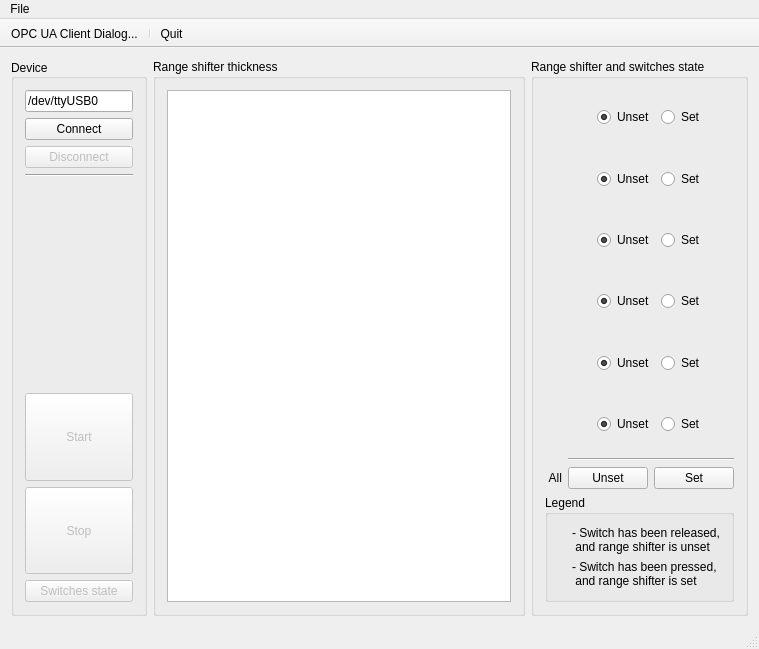
<?xml version="1.0" encoding="UTF-8"?>
<ui version="4.0">
 <class>MainWindow</class>
 <widget class="QMainWindow" name="MainWindow">
  <property name="geometry">
   <rect>
    <x>0</x>
    <y>0</y>
    <width>759</width>
    <height>649</height>
   </rect>
  </property>
  <property name="windowTitle">
   <string>Range shifter control</string>
  </property>
  <widget class="QWidget" name="centralWidget">
   <layout class="QGridLayout" name="gridLayout_5">
    <item row="0" column="0">
     <layout class="QGridLayout" name="gridLayout_4">
      <item row="0" column="1">
       <widget class="QGroupBox" name="groupBox_2">
        <property name="title">
         <string>Range shifter thickness</string>
        </property>
        <layout class="QGridLayout" name="gridLayout_3">
         <item row="0" column="0">
          <widget class="QListWidget" name="rangeShifterThicknessListWidget"/>
         </item>
        </layout>
       </widget>
      </item>
      <item row="0" column="2">
       <widget class="QGroupBox" name="groupBox">
        <property name="sizePolicy">
         <sizepolicy hsizetype="Preferred" vsizetype="Preferred">
          <horstretch>0</horstretch>
          <verstretch>0</verstretch>
         </sizepolicy>
        </property>
        <property name="title">
         <string>Range shifter and switches state</string>
        </property>
        <layout class="QGridLayout" name="gridLayout_2">
         <item row="2" column="0">
          <widget class="QLabel" name="rangeShifter3Label">
           <property name="sizePolicy">
            <sizepolicy hsizetype="Preferred" vsizetype="Preferred">
             <horstretch>0</horstretch>
             <verstretch>0</verstretch>
            </sizepolicy>
           </property>
           <property name="alignment">
            <set>Qt::AlignRight|Qt::AlignTrailing|Qt::AlignVCenter</set>
           </property>
          </widget>
         </item>
         <item row="0" column="0">
          <widget class="QLabel" name="rangeShifter1Label">
           <property name="sizePolicy">
            <sizepolicy hsizetype="Preferred" vsizetype="Preferred">
             <horstretch>0</horstretch>
             <verstretch>0</verstretch>
            </sizepolicy>
           </property>
           <property name="alignment">
            <set>Qt::AlignRight|Qt::AlignTrailing|Qt::AlignVCenter</set>
           </property>
          </widget>
         </item>
         <item row="4" column="0">
          <widget class="QLabel" name="rangeShifter5Label">
           <property name="sizePolicy">
            <sizepolicy hsizetype="Preferred" vsizetype="Preferred">
             <horstretch>0</horstretch>
             <verstretch>0</verstretch>
            </sizepolicy>
           </property>
           <property name="alignment">
            <set>Qt::AlignRight|Qt::AlignTrailing|Qt::AlignVCenter</set>
           </property>
          </widget>
         </item>
         <item row="3" column="1">
          <layout class="QHBoxLayout" name="horizontalLayout_10">
           <item>
            <widget class="QLabel" name="unset4Label">
             <property name="text">
              <string/>
             </property>
             <property name="pixmap">
              <pixmap resource="RangeShifterControl.qrc">:/indicators/icons/gray.png</pixmap>
             </property>
             <property name="alignment">
              <set>Qt::AlignCenter</set>
             </property>
            </widget>
           </item>
           <item>
            <widget class="QRadioButton" name="unset4RadioButton">
             <property name="enabled">
              <bool>true</bool>
             </property>
             <property name="text">
              <string>Unset</string>
             </property>
             <property name="checked">
              <bool>true</bool>
             </property>
             <attribute name="buttonGroup">
              <string notr="true">rangeShifter4ButtonGroup</string>
             </attribute>
            </widget>
           </item>
           <item>
            <widget class="QRadioButton" name="set4RadioButton">
             <property name="enabled">
              <bool>true</bool>
             </property>
             <property name="text">
              <string>Set</string>
             </property>
             <attribute name="buttonGroup">
              <string notr="true">rangeShifter4ButtonGroup</string>
             </attribute>
            </widget>
           </item>
           <item>
            <widget class="QLabel" name="set4Label">
             <property name="text">
              <string/>
             </property>
             <property name="pixmap">
              <pixmap resource="RangeShifterControl.qrc">:/indicators/icons/gray.png</pixmap>
             </property>
             <property name="alignment">
              <set>Qt::AlignCenter</set>
             </property>
            </widget>
           </item>
          </layout>
         </item>
         <item row="1" column="1">
          <layout class="QHBoxLayout" name="horizontalLayout_8">
           <item>
            <widget class="QLabel" name="unset2Label">
             <property name="text">
              <string/>
             </property>
             <property name="pixmap">
              <pixmap resource="RangeShifterControl.qrc">:/indicators/icons/gray.png</pixmap>
             </property>
             <property name="scaledContents">
              <bool>false</bool>
             </property>
             <property name="alignment">
              <set>Qt::AlignCenter</set>
             </property>
            </widget>
           </item>
           <item>
            <widget class="QRadioButton" name="unset2RadioButton">
             <property name="enabled">
              <bool>true</bool>
             </property>
             <property name="text">
              <string>Unset</string>
             </property>
             <property name="checked">
              <bool>true</bool>
             </property>
             <attribute name="buttonGroup">
              <string notr="true">rangeShifter2ButtonGroup</string>
             </attribute>
            </widget>
           </item>
           <item>
            <widget class="QRadioButton" name="set2RadioButton">
             <property name="enabled">
              <bool>true</bool>
             </property>
             <property name="text">
              <string>Set</string>
             </property>
             <attribute name="buttonGroup">
              <string notr="true">rangeShifter2ButtonGroup</string>
             </attribute>
            </widget>
           </item>
           <item>
            <widget class="QLabel" name="set2Label">
             <property name="text">
              <string/>
             </property>
             <property name="pixmap">
              <pixmap resource="RangeShifterControl.qrc">:/indicators/icons/gray.png</pixmap>
             </property>
             <property name="alignment">
              <set>Qt::AlignCenter</set>
             </property>
            </widget>
           </item>
          </layout>
         </item>
         <item row="6" column="1">
          <widget class="Line" name="line_2">
           <property name="orientation">
            <enum>Qt::Horizontal</enum>
           </property>
          </widget>
         </item>
         <item row="5" column="1">
          <layout class="QHBoxLayout" name="horizontalLayout_12">
           <item>
            <widget class="QLabel" name="unset6Label">
             <property name="text">
              <string/>
             </property>
             <property name="pixmap">
              <pixmap resource="RangeShifterControl.qrc">:/indicators/icons/gray.png</pixmap>
             </property>
             <property name="alignment">
              <set>Qt::AlignCenter</set>
             </property>
            </widget>
           </item>
           <item>
            <widget class="QRadioButton" name="unset6RadioButton">
             <property name="enabled">
              <bool>true</bool>
             </property>
             <property name="text">
              <string>Unset</string>
             </property>
             <property name="checked">
              <bool>true</bool>
             </property>
             <attribute name="buttonGroup">
              <string notr="true">rangeShifter6ButtonGroup</string>
             </attribute>
            </widget>
           </item>
           <item>
            <widget class="QRadioButton" name="set6RadioButton">
             <property name="enabled">
              <bool>true</bool>
             </property>
             <property name="text">
              <string>Set</string>
             </property>
             <attribute name="buttonGroup">
              <string notr="true">rangeShifter6ButtonGroup</string>
             </attribute>
            </widget>
           </item>
           <item>
            <widget class="QLabel" name="set6Label">
             <property name="text">
              <string/>
             </property>
             <property name="pixmap">
              <pixmap resource="RangeShifterControl.qrc">:/indicators/icons/gray.png</pixmap>
             </property>
             <property name="alignment">
              <set>Qt::AlignCenter</set>
             </property>
            </widget>
           </item>
          </layout>
         </item>
         <item row="7" column="0">
          <widget class="QLabel" name="rangeShiftersLabel">
           <property name="text">
            <string>All</string>
           </property>
           <property name="alignment">
            <set>Qt::AlignRight|Qt::AlignTrailing|Qt::AlignVCenter</set>
           </property>
          </widget>
         </item>
         <item row="4" column="1">
          <layout class="QHBoxLayout" name="horizontalLayout_11">
           <item>
            <widget class="QLabel" name="unset5Label">
             <property name="text">
              <string/>
             </property>
             <property name="pixmap">
              <pixmap resource="RangeShifterControl.qrc">:/indicators/icons/gray.png</pixmap>
             </property>
             <property name="alignment">
              <set>Qt::AlignCenter</set>
             </property>
            </widget>
           </item>
           <item>
            <widget class="QRadioButton" name="unset5RadioButton">
             <property name="enabled">
              <bool>true</bool>
             </property>
             <property name="text">
              <string>Unset</string>
             </property>
             <property name="checked">
              <bool>true</bool>
             </property>
             <attribute name="buttonGroup">
              <string notr="true">rangeShifter5ButtonGroup</string>
             </attribute>
            </widget>
           </item>
           <item>
            <widget class="QRadioButton" name="set5RadioButton">
             <property name="enabled">
              <bool>true</bool>
             </property>
             <property name="text">
              <string>Set</string>
             </property>
             <attribute name="buttonGroup">
              <string notr="true">rangeShifter5ButtonGroup</string>
             </attribute>
            </widget>
           </item>
           <item>
            <widget class="QLabel" name="set5Label">
             <property name="text">
              <string/>
             </property>
             <property name="pixmap">
              <pixmap resource="RangeShifterControl.qrc">:/indicators/icons/gray.png</pixmap>
             </property>
             <property name="alignment">
              <set>Qt::AlignCenter</set>
             </property>
            </widget>
           </item>
          </layout>
         </item>
         <item row="5" column="0">
          <widget class="QLabel" name="rangeShifter6Label">
           <property name="sizePolicy">
            <sizepolicy hsizetype="Preferred" vsizetype="Preferred">
             <horstretch>0</horstretch>
             <verstretch>0</verstretch>
            </sizepolicy>
           </property>
           <property name="alignment">
            <set>Qt::AlignRight|Qt::AlignTrailing|Qt::AlignVCenter</set>
           </property>
          </widget>
         </item>
         <item row="3" column="0">
          <widget class="QLabel" name="rangeShifter4Label">
           <property name="sizePolicy">
            <sizepolicy hsizetype="Preferred" vsizetype="Preferred">
             <horstretch>0</horstretch>
             <verstretch>0</verstretch>
            </sizepolicy>
           </property>
           <property name="alignment">
            <set>Qt::AlignRight|Qt::AlignTrailing|Qt::AlignVCenter</set>
           </property>
          </widget>
         </item>
         <item row="1" column="0">
          <widget class="QLabel" name="rangeShifter2Label">
           <property name="sizePolicy">
            <sizepolicy hsizetype="Preferred" vsizetype="Preferred">
             <horstretch>0</horstretch>
             <verstretch>0</verstretch>
            </sizepolicy>
           </property>
           <property name="alignment">
            <set>Qt::AlignRight|Qt::AlignTrailing|Qt::AlignVCenter</set>
           </property>
          </widget>
         </item>
         <item row="7" column="1">
          <layout class="QHBoxLayout" name="horizontalLayout_4">
           <item>
            <widget class="QPushButton" name="unsetAllButton">
             <property name="enabled">
              <bool>true</bool>
             </property>
             <property name="text">
              <string>Unset</string>
             </property>
             <property name="icon">
              <iconset resource="RangeShifterControl.qrc">
               <normaloff>:/indicators/icons/go-first.png</normaloff>:/indicators/icons/go-first.png</iconset>
             </property>
             <attribute name="buttonGroup">
              <string notr="true">rangeShiftersButtonGroup</string>
             </attribute>
            </widget>
           </item>
           <item>
            <widget class="QPushButton" name="setAllButton">
             <property name="enabled">
              <bool>true</bool>
             </property>
             <property name="text">
              <string>Set</string>
             </property>
             <property name="icon">
              <iconset resource="RangeShifterControl.qrc">
               <normaloff>:/indicators/icons/go-last.png</normaloff>:/indicators/icons/go-last.png</iconset>
             </property>
             <attribute name="buttonGroup">
              <string notr="true">rangeShiftersButtonGroup</string>
             </attribute>
            </widget>
           </item>
          </layout>
         </item>
         <item row="8" column="0" colspan="2">
          <widget class="QGroupBox" name="groupBox_4">
           <property name="title">
            <string>Legend</string>
           </property>
           <layout class="QGridLayout" name="gridLayout">
            <item row="0" column="0">
             <layout class="QFormLayout" name="formLayout">
              <item row="0" column="0">
               <widget class="QLabel" name="label">
                <property name="text">
                 <string/>
                </property>
                <property name="pixmap">
                 <pixmap resource="RangeShifterControl.qrc">:/indicators/icons/red.png</pixmap>
                </property>
               </widget>
              </item>
              <item row="1" column="0">
               <widget class="QLabel" name="label_2">
                <property name="text">
                 <string/>
                </property>
                <property name="pixmap">
                 <pixmap resource="RangeShifterControl.qrc">:/indicators/icons/green.png</pixmap>
                </property>
               </widget>
              </item>
              <item row="0" column="1">
               <widget class="QLabel" name="label_3">
                <property name="text">
                 <string>- Switch has been released,
 and range shifter is unset</string>
                </property>
               </widget>
              </item>
              <item row="1" column="1">
               <widget class="QLabel" name="label_4">
                <property name="text">
                 <string>- Switch has been pressed, 
 and range shifter is set</string>
                </property>
               </widget>
              </item>
             </layout>
            </item>
           </layout>
          </widget>
         </item>
         <item row="0" column="1">
          <layout class="QHBoxLayout" name="horizontalLayout_2">
           <item>
            <widget class="QLabel" name="unset1Label">
             <property name="pixmap">
              <pixmap resource="RangeShifterControl.qrc">:/indicators/icons/gray.png</pixmap>
             </property>
             <property name="alignment">
              <set>Qt::AlignCenter</set>
             </property>
            </widget>
           </item>
           <item>
            <widget class="QRadioButton" name="unset1RadioButton">
             <property name="enabled">
              <bool>true</bool>
             </property>
             <property name="text">
              <string>Unset</string>
             </property>
             <property name="checked">
              <bool>true</bool>
             </property>
             <attribute name="buttonGroup">
              <string notr="true">rangeShifter1ButtonGroup</string>
             </attribute>
            </widget>
           </item>
           <item>
            <widget class="QRadioButton" name="set1RadioButton">
             <property name="enabled">
              <bool>true</bool>
             </property>
             <property name="text">
              <string>Set</string>
             </property>
             <attribute name="buttonGroup">
              <string notr="true">rangeShifter1ButtonGroup</string>
             </attribute>
            </widget>
           </item>
           <item>
            <widget class="QLabel" name="set1Label">
             <property name="text">
              <string/>
             </property>
             <property name="pixmap">
              <pixmap resource="RangeShifterControl.qrc">:/indicators/icons/gray.png</pixmap>
             </property>
             <property name="alignment">
              <set>Qt::AlignCenter</set>
             </property>
            </widget>
           </item>
          </layout>
         </item>
         <item row="2" column="1">
          <layout class="QHBoxLayout" name="horizontalLayout_9">
           <item>
            <widget class="QLabel" name="unset3Label">
             <property name="text">
              <string/>
             </property>
             <property name="pixmap">
              <pixmap resource="RangeShifterControl.qrc">:/indicators/icons/gray.png</pixmap>
             </property>
             <property name="alignment">
              <set>Qt::AlignCenter</set>
             </property>
            </widget>
           </item>
           <item>
            <widget class="QRadioButton" name="unset3RadioButton">
             <property name="enabled">
              <bool>true</bool>
             </property>
             <property name="text">
              <string>Unset</string>
             </property>
             <property name="checked">
              <bool>true</bool>
             </property>
             <attribute name="buttonGroup">
              <string notr="true">rangeShifter3ButtonGroup</string>
             </attribute>
            </widget>
           </item>
           <item>
            <widget class="QRadioButton" name="set3RadioButton">
             <property name="enabled">
              <bool>true</bool>
             </property>
             <property name="text">
              <string>Set</string>
             </property>
             <attribute name="buttonGroup">
              <string notr="true">rangeShifter3ButtonGroup</string>
             </attribute>
            </widget>
           </item>
           <item>
            <widget class="QLabel" name="set3Label">
             <property name="text">
              <string/>
             </property>
             <property name="pixmap">
              <pixmap resource="RangeShifterControl.qrc">:/indicators/icons/gray.png</pixmap>
             </property>
             <property name="alignment">
              <set>Qt::AlignCenter</set>
             </property>
            </widget>
           </item>
          </layout>
         </item>
        </layout>
       </widget>
      </item>
      <item row="0" column="0">
       <widget class="QGroupBox" name="groupBox_3">
        <property name="sizePolicy">
         <sizepolicy hsizetype="Fixed" vsizetype="Preferred">
          <horstretch>0</horstretch>
          <verstretch>0</verstretch>
         </sizepolicy>
        </property>
        <property name="title">
         <string>Device</string>
        </property>
        <property name="alignment">
         <set>Qt::AlignLeading|Qt::AlignLeft|Qt::AlignVCenter</set>
        </property>
        <layout class="QGridLayout" name="gridLayout_6">
         <item row="0" column="0">
          <widget class="QLineEdit" name="deviceNameLineEdit">
           <property name="sizePolicy">
            <sizepolicy hsizetype="Minimum" vsizetype="Fixed">
             <horstretch>0</horstretch>
             <verstretch>0</verstretch>
            </sizepolicy>
           </property>
           <property name="toolTip">
            <string/>
           </property>
           <property name="text">
            <string notr="true">/dev/ttyUSB0</string>
           </property>
          </widget>
         </item>
         <item row="1" column="0">
          <widget class="QPushButton" name="connectButton">
           <property name="text">
            <string>Connect</string>
           </property>
           <property name="icon">
            <iconset resource="RangeShifterControl.qrc">
             <normaloff>:/indicators/icons/connect-1.png</normaloff>:/indicators/icons/connect-1.png</iconset>
           </property>
          </widget>
         </item>
         <item row="2" column="0">
          <widget class="QPushButton" name="disconnectButton">
           <property name="enabled">
            <bool>false</bool>
           </property>
           <property name="text">
            <string>Disconnect</string>
           </property>
           <property name="icon">
            <iconset resource="RangeShifterControl.qrc">
             <normaloff>:/indicators/icons/disconnect.png</normaloff>:/indicators/icons/disconnect.png</iconset>
           </property>
          </widget>
         </item>
         <item row="4" column="0">
          <widget class="Line" name="line">
           <property name="orientation">
            <enum>Qt::Horizontal</enum>
           </property>
          </widget>
         </item>
         <item row="7" column="0">
          <layout class="QVBoxLayout" name="verticalLayout">
           <item>
            <widget class="QPushButton" name="startButton">
             <property name="enabled">
              <bool>false</bool>
             </property>
             <property name="sizePolicy">
              <sizepolicy hsizetype="Minimum" vsizetype="Expanding">
               <horstretch>0</horstretch>
               <verstretch>0</verstretch>
              </sizepolicy>
             </property>
             <property name="text">
              <string>Start</string>
             </property>
             <property name="icon">
              <iconset resource="RangeShifterControl.qrc">
               <normaloff>:/indicators/icons/media-playback-start.png</normaloff>:/indicators/icons/media-playback-start.png</iconset>
             </property>
            </widget>
           </item>
           <item>
            <widget class="QPushButton" name="stopButton">
             <property name="enabled">
              <bool>false</bool>
             </property>
             <property name="sizePolicy">
              <sizepolicy hsizetype="Minimum" vsizetype="Expanding">
               <horstretch>0</horstretch>
               <verstretch>0</verstretch>
              </sizepolicy>
             </property>
             <property name="text">
              <string>Stop</string>
             </property>
             <property name="icon">
              <iconset resource="RangeShifterControl.qrc">
               <normaloff>:/indicators/icons/process-stop.png</normaloff>:/indicators/icons/process-stop.png</iconset>
             </property>
            </widget>
           </item>
           <item>
            <widget class="QPushButton" name="switchesStateButton">
             <property name="enabled">
              <bool>false</bool>
             </property>
             <property name="text">
              <string>Switches state</string>
             </property>
             <property name="icon">
              <iconset resource="RangeShifterControl.qrc">
               <normaloff>:/indicators/icons/dialog-information.png</normaloff>:/indicators/icons/dialog-information.png</iconset>
             </property>
            </widget>
           </item>
          </layout>
         </item>
         <item row="5" column="0">
          <spacer name="verticalSpacer">
           <property name="orientation">
            <enum>Qt::Vertical</enum>
           </property>
           <property name="sizeHint" stdset="0">
            <size>
             <width>20</width>
             <height>40</height>
            </size>
           </property>
          </spacer>
         </item>
        </layout>
       </widget>
      </item>
     </layout>
    </item>
   </layout>
  </widget>
  <widget class="QMenuBar" name="menuBar">
   <property name="geometry">
    <rect>
     <x>0</x>
     <y>0</y>
     <width>759</width>
     <height>26</height>
    </rect>
   </property>
   <widget class="QMenu" name="menuFile">
    <property name="title">
     <string>File</string>
    </property>
    <addaction name="actionOpcUaClientDialog"/>
    <addaction name="actionQuit"/>
   </widget>
   <addaction name="menuFile"/>
  </widget>
  <widget class="QToolBar" name="mainToolBar">
   <property name="enabled">
    <bool>true</bool>
   </property>
   <property name="movable">
    <bool>false</bool>
   </property>
   <property name="toolButtonStyle">
    <enum>Qt::ToolButtonTextOnly</enum>
   </property>
   <property name="floatable">
    <bool>false</bool>
   </property>
   <attribute name="toolBarArea">
    <enum>TopToolBarArea</enum>
   </attribute>
   <attribute name="toolBarBreak">
    <bool>false</bool>
   </attribute>
   <addaction name="actionOpcUaClientDialog"/>
   <addaction name="separator"/>
   <addaction name="actionQuit"/>
  </widget>
  <widget class="QStatusBar" name="statusBar"/>
  <action name="actionQuit">
   <property name="enabled">
    <bool>true</bool>
   </property>
   <property name="icon">
    <iconset>
     <normaloff>:/icons/exit.png</normaloff>:/icons/exit.png</iconset>
   </property>
   <property name="text">
    <string>Quit</string>
   </property>
   <property name="menuRole">
    <enum>QAction::QuitRole</enum>
   </property>
   <property name="iconVisibleInMenu">
    <bool>true</bool>
   </property>
  </action>
  <action name="actionOpcUaClientDialog">
   <property name="enabled">
    <bool>true</bool>
   </property>
   <property name="icon">
    <iconset>
     <normaloff>:/icons/preferences.png</normaloff>:/icons/preferences.png</iconset>
   </property>
   <property name="text">
    <string>OPC UA Client Dialog...</string>
   </property>
   <property name="iconText">
    <string>OPC UA Client Dialog...</string>
   </property>
   <property name="toolTip">
    <string>OPC UA connection and nodes</string>
   </property>
   <property name="menuRole">
    <enum>QAction::PreferencesRole</enum>
   </property>
   <property name="iconVisibleInMenu">
    <bool>true</bool>
   </property>
  </action>
 </widget>
 <layoutdefault spacing="6" margin="11"/>
 <resources>
  <include location="RangeShifterControl.qrc"/>
 </resources>
 <connections/>
 <buttongroups>
  <buttongroup name="rangeShifter1ButtonGroup"/>
  <buttongroup name="rangeShifter3ButtonGroup"/>
  <buttongroup name="rangeShifter2ButtonGroup"/>
  <buttongroup name="rangeShifter5ButtonGroup"/>
  <buttongroup name="rangeShiftersButtonGroup"/>
  <buttongroup name="rangeShifter4ButtonGroup"/>
  <buttongroup name="rangeShifter6ButtonGroup"/>
 </buttongroups>
</ui>
